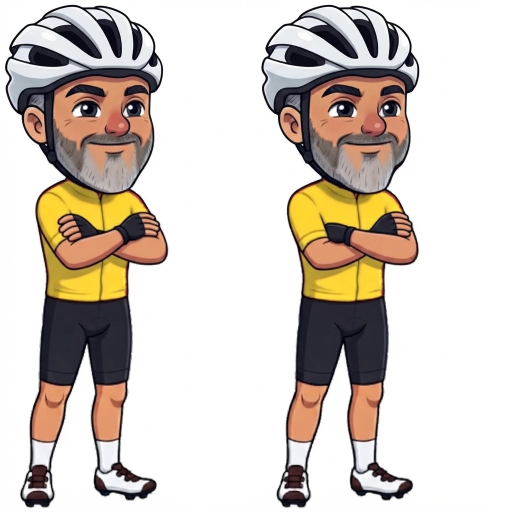
#> input picture tools/robert-attente/source.webp, 1024 x 1024 px (shown at 1/2 size)
$ python layers.py source.webp source.webp
#> lines starting #> are read from the running program, lines starting #| are printed output that depends on the picture; after the words box and inside, x2 and y2 are one past the last pixel; in counts of white or black regions, pixels touching at a corner belong together
import sys
from PIL import Image, ImageDraw
src, out = sys.argv[1], sys.argv[2]
im = Image.open(src).convert('RGBA'); W, H = im.size
#> after `W, H = im.size`: W = 1024; H = 1024
SC = W / 259  # coordonnées d'origine mesurées sur l'image de 259 px de large
#> SC = 3.95
def sp(pts): return [(x*SC,y*SC) for x,y in pts]
def sr(rs): return [tuple(v*SC for v in r) for r in rs]
def mask(poly=None, rect=None):
    m = Image.new('L', (W, H), 0); d = ImageDraw.Draw(m)
#> after `m = Image.new('L', (W, H), 0)`: m: PIL image 1024x1024 L; every value is 0
    if poly: d.polygon(sp(poly), fill=255)
    for r in sr(rect or []): d.rectangle(r, fill=255)
    return m
def cut(m):
    o = Image.new('RGBA', (W, H), (0,0,0,0)); o.paste(im, (0,0), m); return o
from PIL import ImageChops
ARM = [(176,228),(176,192),(198,150),(200,112),(259,105),(259,185),(232,222),(200,236)]
LEG = [(58,334),(99,334),(98,364),(87,372),(86,413),(49,413),(46,388),(53,360)]
arm = mask(ARM)
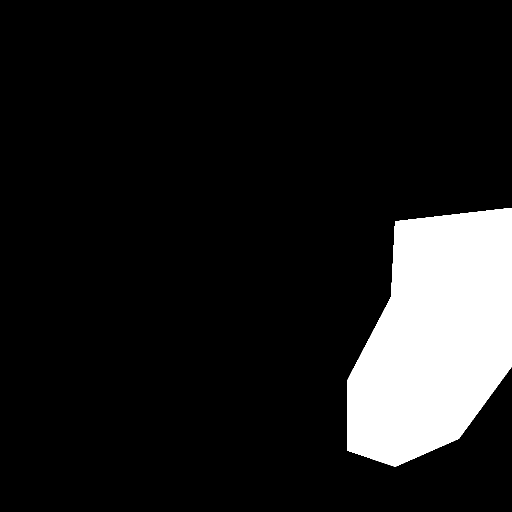
#> arm: PIL image 1024x1024 L (shown at 1/2 size); 11.9% white; 1 white region, box (x1, y1, x2, y2) and area: (695, 416, 1024, 934) 125057
upper = ImageChops.subtract(mask(rect=[(0,0,259,279),(0,0,139,286)]), arm)
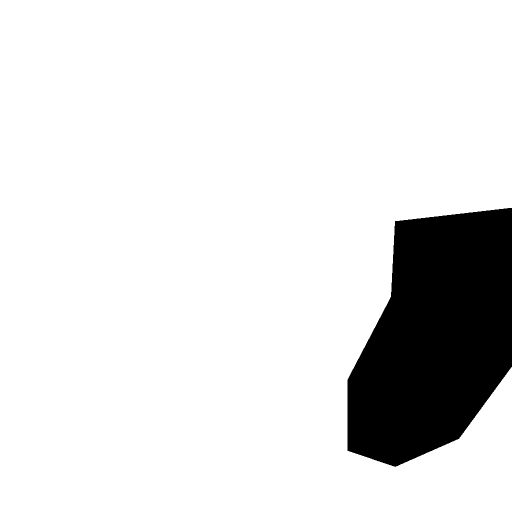
#> upper: PIL image 1024x1024 L (shown at 1/2 size); 88.1% white; 1 black region, box (x1, y1, x2, y2) and area: (695, 416, 1024, 934) 125057
base = ImageChops.subtract(Image.new('L',(W,H),255), mask(rect=[(0,0,259,271)]))
base = ImageChops.subtract(base, arm)
leg = mask(LEG)
for name, m in [('base',base),('upper',upper),('arm',arm),('leg',leg)]:
    cut(m).save(f'{out}/{name}.png')
#> this loop made 4 passes
#> name on passes 1 to 4: 'base', 'upper', 'arm', 'leg'
#> pass 2, `cut(m).save(f'{out}/{name}.png')`:
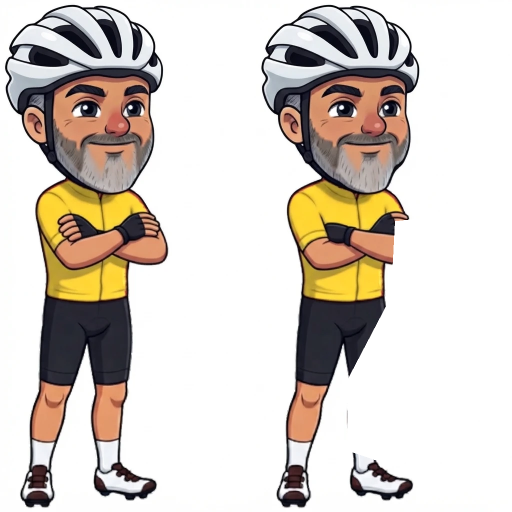
#> saved as upper.png: PIL image 1024x1024 RGBA (shown at 1/2 size); mean R, G, B, A 183.7, 175.8, 167.7, 224.6; transparent parts drawn white
